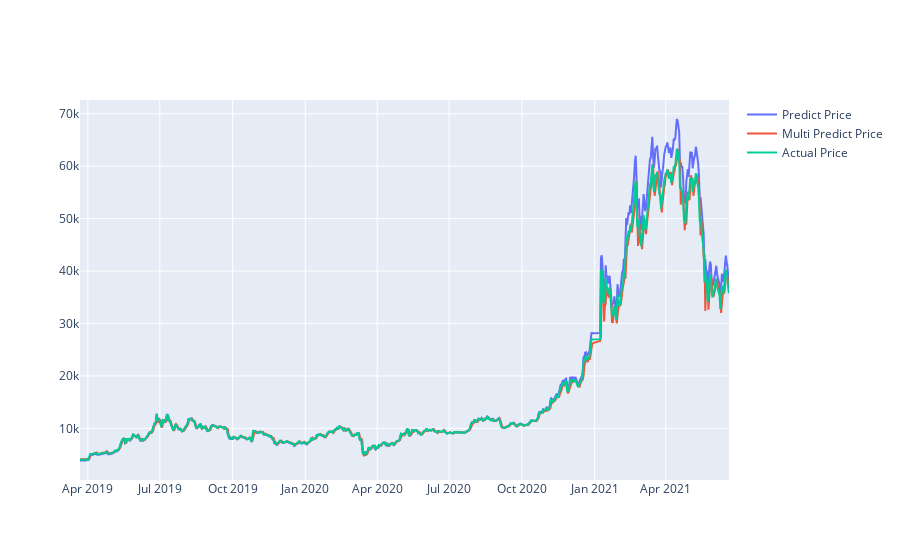

This figure's notebook cell:
### Markdown cell above
Plot line graph with actual price, predicted price with feature Weighted Price, predicted price with features Volume and Weighted Price

### Code cell
actual_chart = go.Scatter(x=predictDates, y=inv_y, name= 'Actual Price')
multi_predict_chart = go.Scatter(x=predictDates, y=inv_yhat, name= 'Multi Predict Price')
predict_chart = go.Scatter(x=predictDates, y=yhat_reshape, name= 'Predict Price')
py.iplot([predict_chart, multi_predict_chart, actual_chart])

### Figure 1 — Plotly figure (JSON) as saved in the notebook; plotly's stock layout.template omitted (floating-point values rounded to 4 significant figures; data arrays with more than 128 entries replaced by an {"elided": "..."} marker saying what was removed)
{"data": [{"name": "Predict Price", "type": "scatter", "x": {"elided": "813 str values"}, "y": {"elided": "813 float values"}}, {"name": "Multi Predict Price", "type": "scatter", "x": {"elided": "813 str values"}, "y": {"elided": "814 float values"}}, {"name": "Actual Price", "type": "scatter", "x": {"elided": "813 str values"}, "y": {"elided": "814 float values"}}], "layout": {"autosize": true, "xaxis": {"autorange": true, "range": ["2019-03-22", "2021-06-20"], "type": "date"}, "yaxis": {"autorange": true, "range": [139.7, 72620.0], "type": "linear"}}}
